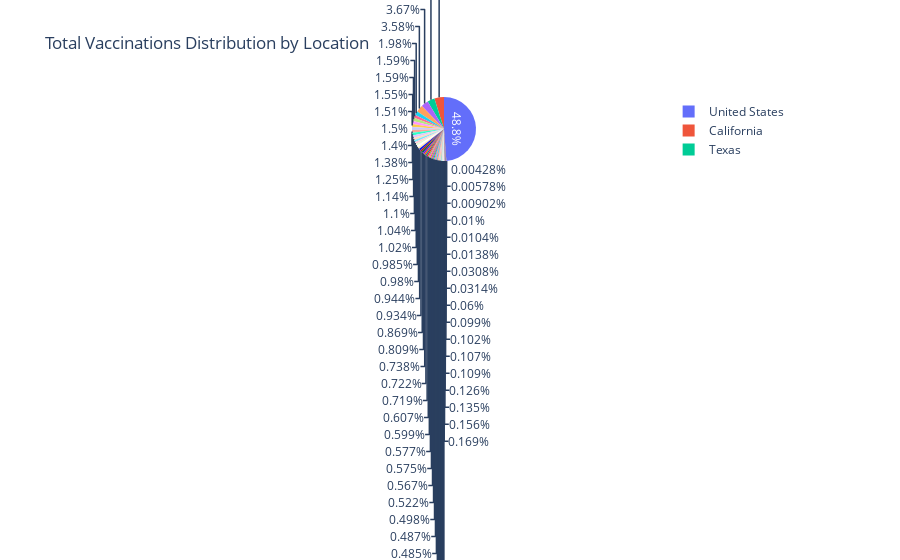

Notebook code for this chart:
### Code cell
fig = px.pie(merged_vaccination_data, 
             names='location', 
             values='total_vaccinations', 
             title='Total Vaccinations Distribution by Location')
fig.show()
fig = px.scatter(merged_vaccination_data, 
                 x='Longitude', 
                 y='Latitude', 
                 size='total_vaccinations', 
                 hover_name='location', 
                 title='Total Vaccinations by Latitude and Longitude')
fig.show()

### Figure 1 — Plotly figure (JSON) as saved in the notebook; plotly's stock layout.template omitted (floating-point values rounded to 4 significant figures; data arrays with more than 128 entries replaced by an {"elided": "..."} marker saying what was removed)
{"data": [{"domain": {"x": [0, 1], "y": [0, 1]}, "hovertemplate": "location=%{label}<br>total_vaccinations=%{value}<extra></extra>", "labels": {"elided": "44772 str values"}, "legendgroup": "", "name": "", "showlegend": true, "type": "pie", "values": {"elided": "44772 float values"}}], "layout": {"legend": {"tracegroupgap": 0}, "title": {"text": "Total Vaccinations Distribution by Location"}}}
